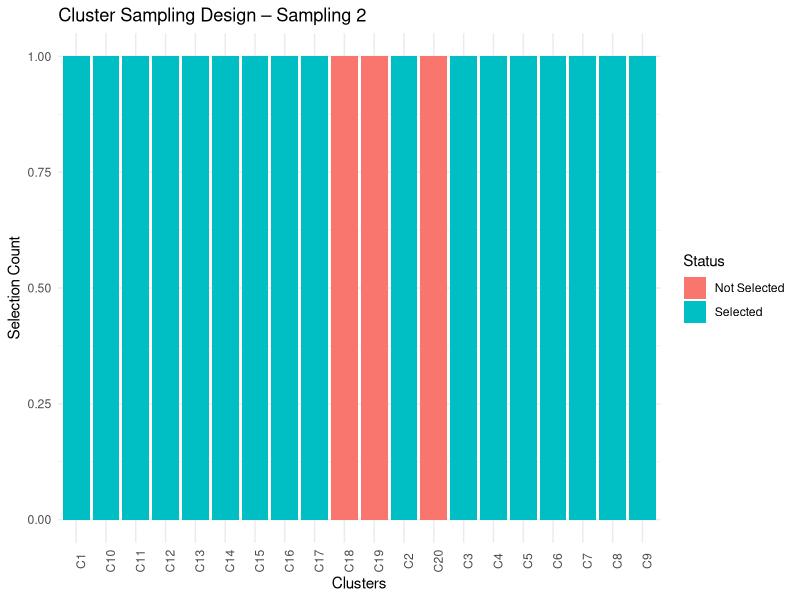

Source code (R):

# Load required library
library(ggplot2)

# INPUT DATA


K <- 20            # Total number of clusters
sigma_c <- 12      # Between-cluster standard deviation
B <- 2             # Sampling bias
E <- 3             # Desired margin of error

C_c <- 500         # Cost per cluster
t_c <- 2           # Time per cluster (hours)


# BIAS ADJUSTMENT
sigma_adj <- sqrt(sigma_c^2 + B^2)

# REQUIRED NUMBER OF CLUSTERS

k <- (sigma_adj / E)^2
k <- ceiling(k)


# COST AND TIME CALCULATION
total_cost <- k * C_c
total_time <- k * t_c


# OUTPUT RESULTS
cat("Required number of clusters (k):", k, "\n")
cat("Total survey cost:", total_cost, "\n")
cat("Total survey time (hours):", total_time, "\n")


# DESIGN OF EXPERIMENT (PLOT)
design <- data.frame(
  Cluster = paste0("C", 1:K),
  Status = c(rep("Selected", k), rep("Not Selected", K - k))
)

ggplot(design, aes(x = Cluster, fill = Status)) +
  geom_bar() +
  labs(title = "Cluster Sampling Design – Sampling 2",
       x = "Clusters",
       y = "Selection Count") +
  theme_minimal() +
  theme(axis.text.x = element_text(angle = 90))